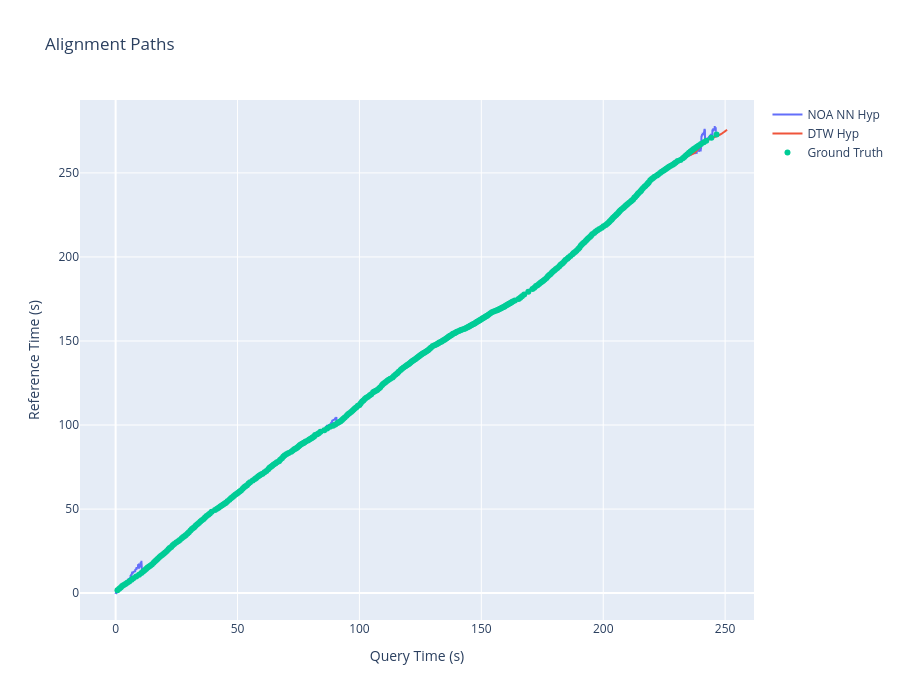

The notebook cell saved with this chart:
### Code cell
from eval_tools import getGroundTruthTimestamps

noa_nn_path = "experiments/NOA_NN/s6/hyp.npy"
noa_nn_hyp = np.load(noa_nn_path)
dtw_path = "experiments/DTW/s6/hyp.npy"
dtw_hyp = np.load(dtw_path)

s = 6
# load the ground truth timestamps
query_annot_file = f'scenarios/s{s}/query.beats'
ref_annot_file = f'scenarios/s{s}/ref.beats'
gt = getGroundTruthTimestamps(query_annot_file, ref_annot_file).T

import plotly.graph_objs as go

# Create a figure
fig = go.Figure()
fig.update_layout(
    title='Alignment Paths',
    xaxis_title='Query Time (s)',
    yaxis_title='Reference Time (s)',
    width=900,
    height=700
)
fig.add_trace(go.Scatter(
    x=noa_nn_hyp[0], y=noa_nn_hyp[1], mode='lines', name='NOA NN Hyp'
))
fig.add_trace(go.Scatter(
    x=dtw_hyp[0], y=dtw_hyp[1], mode='lines', name='DTW Hyp'
))
fig.add_trace(go.Scatter(
    x=gt[0], y=gt[1], mode='markers', name='Ground Truth'
))

### Figure 1 — Plotly figure (JSON) as saved in the notebook; plotly's stock layout.template omitted (floating-point values rounded to 4 significant figures; data arrays with more than 128 entries replaced by an {"elided": "..."} marker saying what was removed)
{"data": [{"mode": "lines", "name": "NOA NN Hyp", "type": "scatter", "x": {"elided": "10603 float values"}, "y": {"elided": "10603 float values"}}, {"mode": "lines", "name": "DTW Hyp", "type": "scatter", "x": {"elided": "7953 float values"}, "y": {"elided": "7953 float values"}}, {"mode": "markers", "name": "Ground Truth", "type": "scatter", "x": {"elided": "396 float values"}, "y": {"elided": "396 float values"}}], "layout": {"height": 700, "title": {"text": "Alignment Paths"}, "width": 900, "xaxis": {"title": {"text": "Query Time (s)"}}, "yaxis": {"title": {"text": "Reference Time (s)"}}}}
